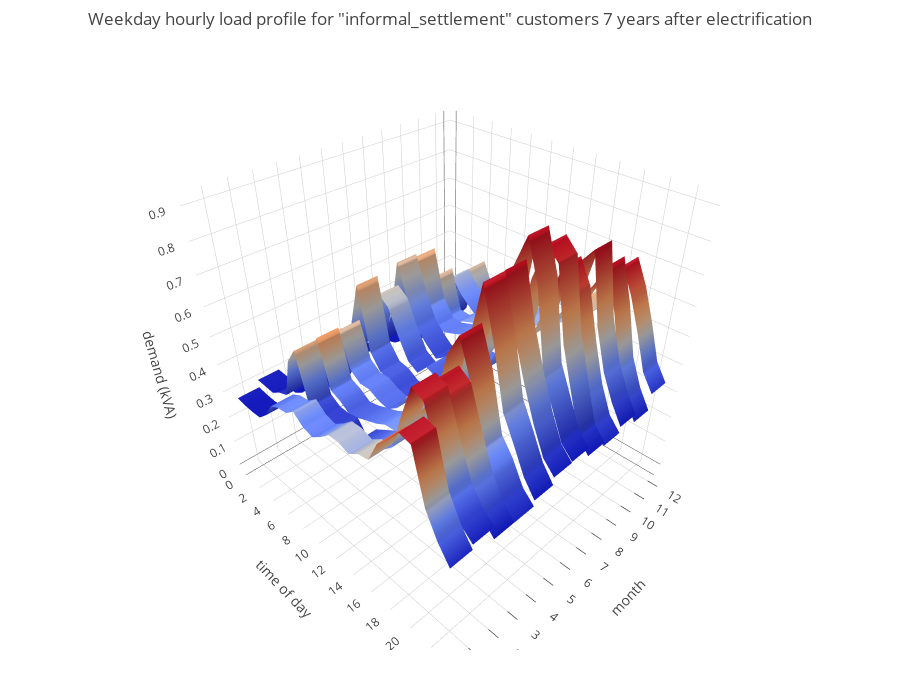

Write notebook code for a chart like this one.
### Code cell
eh.plotHourlyProfiles('informal_settlement', years_electrified = 3, model='data', year=2012, experiment_dir='exp1')

### Figure 1 — Plotly figure (JSON) as saved in the notebook; plotly's stock layout.template omitted (floating-point values rounded to 4 significant figures)
{"data": [{"hoverinfo": "name+text", "name": 12, "showscale": false, "text": [["0h00<br /> 0.296 kVA"], ["1h00<br /> 0.291 kVA"], ["2h00<br /> 0.287 kVA"], ["3h00<br /> 0.299 kVA"], ["4h00<br /> 0.315 kVA"], ["5h00<br /> 0.323 kVA"], ["6h00<br /> 0.359 kVA"], ["7h00<br /> 0.444 kVA"], ["8h00<br /> 0.444 kVA"], ["9h00<br /> 0.433 kVA"], ["10h00<br /> 0.427 kVA"], ["11h00<br /> 0.446 kVA"], ["12h00<br /> 0.450 kVA"], ["13h00<br /> 0.486 kVA"], ["14h00<br /> 0.486 kVA"], ["15h00<br /> 0.482 kVA"], ["16h00<br /> 0.535 kVA"], ["17h00<br /> 0.511 kVA"], ["18h00<br /> 0.568 kVA"], ["19h00<br /> 0.697 kVA"], ["20h00<br /> 0.617 kVA"], ["21h00<br /> 0.512 kVA"], ["22h00<br /> 0.393 kVA"], ["23h00<br /> 0.334 kVA"]], "type": "surface", "x": [[0, 1], [0, 1], [0, 1], [0, 1], [0, 1], [0, 1], [0, 1], [0, 1], [0, 1], [0, 1], [0, 1], [0, 1], [0, 1], [0, 1], [0, 1], [0, 1], [0, 1], [0, 1], [0, 1], [0, 1], [0, 1], [0, 1], [0, 1], [0, 1]], "y": [[0, 0], [1, 1], [2, 2], [3, 3], [4, 4], [5, 5], [6, 6], [7, 7], [8, 8], [9, 9], [10, 10], [11, 11], [12, 12], [13, 13], [14, 14], [15, 15], [16, 16], [17, 17], [18, 18], [19, 19], [20, 20], [21, 21], [22, 22], [23, 23]], "z": [[0.2962, 0.2962], [0.2913, 0.2913], [0.2874, 0.2874], [0.299, 0.299], [0.3149, 0.3149], [0.3226, 0.3226], [0.3586, 0.3586], [0.4436, 0.4436], [0.4437, 0.4437], [0.4328, 0.4328], [0.4272, 0.4272], [0.4459, 0.4459], [0.4495, 0.4495], [0.486, 0.486], [0.4855, 0.4855], [0.4816, 0.4816], [0.5352, 0.5352], [0.5105, 0.5105], [0.5678, 0.5678], [0.6969, 0.6969], [0.6171, 0.6171], [0.5115, 0.5115], [0.3928, 0.3928], [0.3338, 0.3338]]}, {"hoverinfo": "name+text", "name": 11, "showscale": false, "text": [["0h00<br /> 0.259 kVA"], ["1h00<br /> 0.245 kVA"], ["2h00<br /> 0.248 kVA"], ["3h00<br /> 0.253 kVA"], ["4h00<br /> 0.299 kVA"], ["5h00<br /> 0.477 kVA"], ["6h00<br /> 0.516 kVA"], ["7h00<br /> 0.436 kVA"], ["8h00<br /> 0.407 kVA"], ["9h00<br /> 0.406 kVA"], ["10h00<br /> 0.413 kVA"], ["11h00<br /> 0.420 kVA"], ["12h00<br /> 0.440 kVA"], ["13h00<br /> 0.426 kVA"], ["14h00<br /> 0.442 kVA"], ["15h00<br /> 0.464 kVA"], ["16h00<br /> 0.496 kVA"], ["17h00<br /> 0.588 kVA"], ["18h00<br /> 0.649 kVA"], ["19h00<br /> 0.726 kVA"], ["20h00<br /> 0.595 kVA"], ["21h00<br /> 0.429 kVA"], ["22h00<br /> 0.337 kVA"], ["23h00<br /> 0.273 kVA"]], "type": "surface", "x": [[1, 2], [1, 2], [1, 2], [1, 2], [1, 2], [1, 2], [1, 2], [1, 2], [1, 2], [1, 2], [1, 2], [1, 2], [1, 2], [1, 2], [1, 2], [1, 2], [1, 2], [1, 2], [1, 2], [1, 2], [1, 2], [1, 2], [1, 2], [1, 2]], "y": [[0, 0], [1, 1], [2, 2], [3, 3], [4, 4], [5, 5], [6, 6], [7, 7], [8, 8], [9, 9], [10, 10], [11, 11], [12, 12], [13, 13], [14, 14], [15, 15], [16, 16], [17, 17], [18, 18], [19, 19], [20, 20], [21, 21], [22, 22], [23, 23]], "z": [[0.2592, 0.2592], [0.2451, 0.2451], [0.2481, 0.2481], [0.2534, 0.2534], [0.2994, 0.2994], [0.4774, 0.4774], [0.516, 0.516], [0.4356, 0.4356], [0.4066, 0.4066], [0.4061, 0.4061], [0.4135, 0.4135], [0.4199, 0.4199], [0.4399, 0.4399], [0.4256, 0.4256], [0.4423, 0.4423], [0.4642, 0.4642], [0.4957, 0.4957], [0.5883, 0.5883], [0.6486, 0.6486], [0.7265, 0.7265], [0.5947, 0.5947], [0.4285, 0.4285], [0.3368, 0.3368], [0.2726, 0.2726]]}, {"hoverinfo": "name+text", "name": 10, "showscale": false, "text": [["0h00<br /> 0.285 kVA"], ["1h00<br /> 0.280 kVA"], ["2h00<br /> 0.276 kVA"], ["3h00<br /> 0.280 kVA"], ["4h00<br /> 0.326 kVA"], ["5h00<br /> 0.463 kVA"], ["6h00<br /> 0.518 kVA"], ["7h00<br /> 0.470 kVA"], ["8h00<br /> 0.438 kVA"], ["9h00<br /> 0.408 kVA"], ["10h00<br /> 0.432 kVA"], ["11h00<br /> 0.425 kVA"], ["12h00<br /> 0.443 kVA"], ["13h00<br /> 0.457 kVA"], ["14h00<br /> 0.500 kVA"], ["15h00<br /> 0.493 kVA"], ["16h00<br /> 0.516 kVA"], ["17h00<br /> 0.584 kVA"], ["18h00<br /> 0.753 kVA"], ["19h00<br /> 0.802 kVA"], ["20h00<br /> 0.582 kVA"], ["21h00<br /> 0.452 kVA"], ["22h00<br /> 0.367 kVA"], ["23h00<br /> 0.301 kVA"]], "type": "surface", "x": [[2, 3], [2, 3], [2, 3], [2, 3], [2, 3], [2, 3], [2, 3], [2, 3], [2, 3], [2, 3], [2, 3], [2, 3], [2, 3], [2, 3], [2, 3], [2, 3], [2, 3], [2, 3], [2, 3], [2, 3], [2, 3], [2, 3], [2, 3], [2, 3]], "y": [[0, 0], [1, 1], [2, 2], [3, 3], [4, 4], [5, 5], [6, 6], [7, 7], [8, 8], [9, 9], [10, 10], [11, 11], [12, 12], [13, 13], [14, 14], [15, 15], [16, 16], [17, 17], [18, 18], [19, 19], [20, 20], [21, 21], [22, 22], [23, 23]], "z": [[0.2852, 0.2852], [0.2797, 0.2797], [0.2763, 0.2763], [0.2797, 0.2797], [0.3264, 0.3264], [0.4635, 0.4635], [0.518, 0.518], [0.4697, 0.4697], [0.438, 0.438], [0.4083, 0.4083], [0.4318, 0.4318], [0.4248, 0.4248], [0.4433, 0.4433], [0.4571, 0.4571], [0.4996, 0.4996], [0.4932, 0.4932], [0.5156, 0.5156], [0.584, 0.584], [0.7532, 0.7532], [0.8018, 0.8018], [0.5817, 0.5817], [0.4515, 0.4515], [0.3668, 0.3668], [0.3012, 0.3012]]}, {"hoverinfo": "name+text", "name": 9, "showscale": false, "text": [["0h00<br /> 0.249 kVA"], ["1h00<br /> 0.252 kVA"], ["2h00<br /> 0.242 kVA"], ["3h00<br /> 0.252 kVA"], ["4h00<br /> 0.275 kVA"], ["5h00<br /> 0.421 kVA"], ["6h00<br /> 0.549 kVA"], ["7h00<br /> 0.412 kVA"], ["8h00<br /> 0.410 kVA"], ["9h00<br /> 0.437 kVA"], ["10h00<br /> 0.451 kVA"], ["11h00<br /> 0.446 kVA"], ["12h00<br /> 0.468 kVA"], ["13h00<br /> 0.431 kVA"], ["14h00<br /> 0.449 kVA"], ["15h00<br /> 0.474 kVA"], ["16h00<br /> 0.518 kVA"], ["17h00<br /> 0.643 kVA"], ["18h00<br /> 0.769 kVA"], ["19h00<br /> 0.696 kVA"], ["20h00<br /> 0.544 kVA"], ["21h00<br /> 0.413 kVA"], ["22h00<br /> 0.322 kVA"], ["23h00<br /> 0.279 kVA"]], "type": "surface", "x": [[3, 4], [3, 4], [3, 4], [3, 4], [3, 4], [3, 4], [3, 4], [3, 4], [3, 4], [3, 4], [3, 4], [3, 4], [3, 4], [3, 4], [3, 4], [3, 4], [3, 4], [3, 4], [3, 4], [3, 4], [3, 4], [3, 4], [3, 4], [3, 4]], "y": [[0, 0], [1, 1], [2, 2], [3, 3], [4, 4], [5, 5], [6, 6], [7, 7], [8, 8], [9, 9], [10, 10], [11, 11], [12, 12], [13, 13], [14, 14], [15, 15], [16, 16], [17, 17], [18, 18], [19, 19], [20, 20], [21, 21], [22, 22], [23, 23]], "z": [[0.2486, 0.2486], [0.252, 0.252], [0.2423, 0.2423], [0.2516, 0.2516], [0.2745, 0.2745], [0.4209, 0.4209], [0.5491, 0.5491], [0.4123, 0.4123], [0.4096, 0.4096], [0.4373, 0.4373], [0.4514, 0.4514], [0.4456, 0.4456], [0.4683, 0.4683], [0.4308, 0.4308], [0.4488, 0.4488], [0.4739, 0.4739], [0.5183, 0.5183], [0.6432, 0.6432], [0.769, 0.769], [0.6964, 0.6964], [0.544, 0.544], [0.4132, 0.4132], [0.3224, 0.3224], [0.2785, 0.2785]]}, {"hoverinfo": "name+text", "name": 8, "showscale": false, "text": [["0h00<br /> 0.274 kVA"], ["1h00<br /> 0.270 kVA"], ["2h00<br /> 0.267 kVA"], ["3h00<br /> 0.279 kVA"], ["4h00<br /> 0.307 kVA"], ["5h00<br /> 0.446 kVA"], ["6h00<br /> 0.647 kVA"], ["7h00<br /> 0.490 kVA"], ["8h00<br /> 0.436 kVA"], ["9h00<br /> 0.432 kVA"], ["10h00<br /> 0.446 kVA"], ["11h00<br /> 0.461 kVA"], ["12h00<br /> 0.470 kVA"], ["13h00<br /> 0.487 kVA"], ["14h00<br /> 0.496 kVA"], ["15h00<br /> 0.470 kVA"], ["16h00<br /> 0.557 kVA"], ["17h00<br /> 0.746 kVA"], ["18h00<br /> 0.858 kVA"], ["19h00<br /> 0.819 kVA"], ["20h00<br /> 0.600 kVA"], ["21h00<br /> 0.468 kVA"], ["22h00<br /> 0.339 kVA"], ["23h00<br /> 0.290 kVA"]], "type": "surface", "x": [[4, 5], [4, 5], [4, 5], [4, 5], [4, 5], [4, 5], [4, 5], [4, 5], [4, 5], [4, 5], [4, 5], [4, 5], [4, 5], [4, 5], [4, 5], [4, 5], [4, 5], [4, 5], [4, 5], [4, 5], [4, 5], [4, 5], [4, 5], [4, 5]], "y": [[0, 0], [1, 1], [2, 2], [3, 3], [4, 4], [5, 5], [6, 6], [7, 7], [8, 8], [9, 9], [10, 10], [11, 11], [12, 12], [13, 13], [14, 14], [15, 15], [16, 16], [17, 17], [18, 18], [19, 19], [20, 20], [21, 21], [22, 22], [23, 23]], "z": [[0.2737, 0.2737], [0.2701, 0.2701], [0.2669, 0.2669], [0.2788, 0.2788], [0.3071, 0.3071], [0.4456, 0.4456], [0.6466, 0.6466], [0.4904, 0.4904], [0.4361, 0.4361], [0.4325, 0.4325], [0.4457, 0.4457], [0.4605, 0.4605], [0.4702, 0.4702], [0.487, 0.487], [0.4961, 0.4961], [0.4702, 0.4702], [0.5565, 0.5565], [0.7463, 0.7463], [0.8576, 0.8576], [0.8188, 0.8188], [0.6, 0.6], [0.4677, 0.4677], [0.3388, 0.3388], [0.2903, 0.2903]]}, {"hoverinfo": "name+text", "name": 7, "showscale": false, "text": [["0h00<br /> 0.297 kVA"], ["1h00<br /> 0.302 kVA"], ["2h00<br /> 0.298 kVA"], ["3h00<br /> 0.312 kVA"], ["4h00<br /> 0.346 kVA"], ["5h00<br /> 0.461 kVA"], ["6h00<br /> 0.655 kVA"], ["7h00<br /> 0.545 kVA"], ["8h00<br /> 0.463 kVA"], ["9h00<br /> 0.424 kVA"], ["10h00<br /> 0.392 kVA"], ["11h00<br /> 0.419 kVA"], ["12h00<br /> 0.446 kVA"], ["13h00<br /> 0.443 kVA"], ["14h00<br /> 0.459 kVA"], ["15h00<br /> 0.457 kVA"], ["16h00<br /> 0.539 kVA"], ["17h00<br /> 0.811 kVA"], ["18h00<br /> 0.908 kVA"], ["19h00<br /> 0.787 kVA"], ["20h00<br /> 0.543 kVA"], ["21h00<br /> 0.453 kVA"], ["22h00<br /> 0.360 kVA"], ["23h00<br /> 0.321 kVA"]], "type": "surface", "x": [[5, 6], [5, 6], [5, 6], [5, 6], [5, 6], [5, 6], [5, 6], [5, 6], [5, 6], [5, 6], [5, 6], [5, 6], [5, 6], [5, 6], [5, 6], [5, 6], [5, 6], [5, 6], [5, 6], [5, 6], [5, 6], [5, 6], [5, 6], [5, 6]], "y": [[0, 0], [1, 1], [2, 2], [3, 3], [4, 4], [5, 5], [6, 6], [7, 7], [8, 8], [9, 9], [10, 10], [11, 11], [12, 12], [13, 13], [14, 14], [15, 15], [16, 16], [17, 17], [18, 18], [19, 19], [20, 20], [21, 21], [22, 22], [23, 23]], "z": [[0.2975, 0.2975], [0.3024, 0.3024], [0.2977, 0.2977], [0.3118, 0.3118], [0.3461, 0.3461], [0.4608, 0.4608], [0.655, 0.655], [0.5454, 0.5454], [0.4626, 0.4626], [0.4239, 0.4239], [0.3924, 0.3924], [0.4188, 0.4188], [0.4462, 0.4462], [0.4432, 0.4432], [0.4592, 0.4592], [0.4565, 0.4565], [0.5395, 0.5395], [0.8112, 0.8112], [0.9077, 0.9077], [0.7868, 0.7868], [0.5431, 0.5431], [0.4527, 0.4527], [0.3601, 0.3601], [0.3208, 0.3208]]}, {"hoverinfo": "name+text", "name": 6, "showscale": false, "text": [["0h00<br /> 0.290 kVA"], ["1h00<br /> 0.291 kVA"], ["2h00<br /> 0.290 kVA"], ["3h00<br /> 0.318 kVA"], ["4h00<br /> 0.332 kVA"], ["5h00<br /> 0.469 kVA"], ["6h00<br /> 0.581 kVA"], ["7h00<br /> 0.554 kVA"], ["8h00<br /> 0.471 kVA"], ["9h00<br /> 0.402 kVA"], ["10h00<br /> 0.380 kVA"], ["11h00<br /> 0.422 kVA"], ["12h00<br /> 0.404 kVA"], ["13h00<br /> 0.417 kVA"], ["14h00<br /> 0.476 kVA"], ["15h00<br /> 0.474 kVA"], ["16h00<br /> 0.569 kVA"], ["17h00<br /> 0.772 kVA"], ["18h00<br /> 0.846 kVA"], ["19h00<br /> 0.681 kVA"], ["20h00<br /> 0.556 kVA"], ["21h00<br /> 0.447 kVA"], ["22h00<br /> 0.358 kVA"], ["23h00<br /> 0.317 kVA"]], "type": "surface", "x": [[6, 7], [6, 7], [6, 7], [6, 7], [6, 7], [6, 7], [6, 7], [6, 7], [6, 7], [6, 7], [6, 7], [6, 7], [6, 7], [6, 7], [6, 7], [6, 7], [6, 7], [6, 7], [6, 7], [6, 7], [6, 7], [6, 7], [6, 7], [6, 7]], "y": [[0, 0], [1, 1], [2, 2], [3, 3], [4, 4], [5, 5], [6, 6], [7, 7], [8, 8], [9, 9], [10, 10], [11, 11], [12, 12], [13, 13], [14, 14], [15, 15], [16, 16], [17, 17], [18, 18], [19, 19], [20, 20], [21, 21], [22, 22], [23, 23]], "z": [[0.2895, 0.2895], [0.2914, 0.2914], [0.2903, 0.2903], [0.3184, 0.3184], [0.3321, 0.3321], [0.4691, 0.4691], [0.5808, 0.5808], [0.554, 0.554], [0.4712, 0.4712], [0.4022, 0.4022], [0.3803, 0.3803], [0.4217, 0.4217], [0.4045, 0.4045], [0.4172, 0.4172], [0.4764, 0.4764], [0.4744, 0.4744], [0.5686, 0.5686], [0.7725, 0.7725], [0.8459, 0.8459], [0.6813, 0.6813], [0.5563, 0.5563], [0.4474, 0.4474], [0.3583, 0.3583], [0.3171, 0.3171]]}, {"hoverinfo": "name+text", "name": 5, "showscale": false, "text": [["0h00<br /> 0.266 kVA"], ["1h00<br /> 0.263 kVA"], ["2h00<br /> 0.268 kVA"], ["3h00<br /> 0.295 kVA"], ["4h00<br /> 0.338 kVA"], ["5h00<br /> 0.501 kVA"], ["6h00<br /> 0.642 kVA"], ["7h00<br /> 0.434 kVA"], ["8h00<br /> 0.383 kVA"], ["9h00<br /> 0.377 kVA"], ["10h00<br /> 0.354 kVA"], ["11h00<br /> 0.350 kVA"], ["12h00<br /> 0.391 kVA"], ["13h00<br /> 0.407 kVA"], ["14h00<br /> 0.422 kVA"], ["15h00<br /> 0.438 kVA"], ["16h00<br /> 0.521 kVA"], ["17h00<br /> 0.669 kVA"], ["18h00<br /> 0.844 kVA"], ["19h00<br /> 0.694 kVA"], ["20h00<br /> 0.509 kVA"], ["21h00<br /> 0.429 kVA"], ["22h00<br /> 0.344 kVA"], ["23h00<br /> 0.289 kVA"]], "type": "surface", "x": [[7, 8], [7, 8], [7, 8], [7, 8], [7, 8], [7, 8], [7, 8], [7, 8], [7, 8], [7, 8], [7, 8], [7, 8], [7, 8], [7, 8], [7, 8], [7, 8], [7, 8], [7, 8], [7, 8], [7, 8], [7, 8], [7, 8], [7, 8], [7, 8]], "y": [[0, 0], [1, 1], [2, 2], [3, 3], [4, 4], [5, 5], [6, 6], [7, 7], [8, 8], [9, 9], [10, 10], [11, 11], [12, 12], [13, 13], [14, 14], [15, 15], [16, 16], [17, 17], [18, 18], [19, 19], [20, 20], [21, 21], [22, 22], [23, 23]], "z": [[0.2659, 0.2659], [0.2627, 0.2627], [0.2675, 0.2675], [0.2954, 0.2954], [0.3381, 0.3381], [0.5011, 0.5011], [0.6416, 0.6416], [0.4336, 0.4336], [0.3833, 0.3833], [0.3766, 0.3766], [0.3538, 0.3538], [0.3502, 0.3502], [0.3906, 0.3906], [0.4073, 0.4073], [0.4222, 0.4222], [0.4375, 0.4375], [0.5206, 0.5206], [0.6692, 0.6692], [0.8442, 0.8442], [0.6945, 0.6945], [0.5088, 0.5088], [0.4292, 0.4292], [0.3441, 0.3441], [0.2894, 0.2894]]}, {"hoverinfo": "name+text", "name": 4, "showscale": false, "text": [["0h00<br /> 0.249 kVA"], ["1h00<br /> 0.242 kVA"], ["2h00<br /> 0.235 kVA"], ["3h00<br /> 0.260 kVA"], ["4h00<br /> 0.278 kVA"], ["5h00<br /> 0.350 kVA"], ["6h00<br /> 0.528 kVA"], ["7h00<br /> 0.407 kVA"], ["8h00<br /> 0.380 kVA"], ["9h00<br /> 0.382 kVA"], ["10h00<br /> 0.364 kVA"], ["11h00<br /> 0.355 kVA"], ["12h00<br /> 0.382 kVA"], ["13h00<br /> 0.443 kVA"], ["14h00<br /> 0.442 kVA"], ["15h00<br /> 0.425 kVA"], ["16h00<br /> 0.512 kVA"], ["17h00<br /> 0.664 kVA"], ["18h00<br /> 0.736 kVA"], ["19h00<br /> 0.621 kVA"], ["20h00<br /> 0.438 kVA"], ["21h00<br /> 0.383 kVA"], ["22h00<br /> 0.307 kVA"], ["23h00<br /> 0.268 kVA"]], "type": "surface", "x": [[8, 9], [8, 9], [8, 9], [8, 9], [8, 9], [8, 9], [8, 9], [8, 9], [8, 9], [8, 9], [8, 9], [8, 9], [8, 9], [8, 9], [8, 9], [8, 9], [8, 9], [8, 9], [8, 9], [8, 9], [8, 9], [8, 9], [8, 9], [8, 9]], "y": [[0, 0], [1, 1], [2, 2], [3, 3], [4, 4], [5, 5], [6, 6], [7, 7], [8, 8], [9, 9], [10, 10], [11, 11], [12, 12], [13, 13], [14, 14], [15, 15], [16, 16], [17, 17], [18, 18], [19, 19], [20, 20], [21, 21], [22, 22], [23, 23]], "z": [[0.2495, 0.2495], [0.2418, 0.2418], [0.2355, 0.2355], [0.2597, 0.2597], [0.2782, 0.2782], [0.3495, 0.3495], [0.5278, 0.5278], [0.4074, 0.4074], [0.3801, 0.3801], [0.3817, 0.3817], [0.3635, 0.3635], [0.3553, 0.3553], [0.3818, 0.3818], [0.4426, 0.4426], [0.4423, 0.4423], [0.4246, 0.4246], [0.5121, 0.5121], [0.6645, 0.6645], [0.7357, 0.7357], [0.6207, 0.6207], [0.4384, 0.4384], [0.3826, 0.3826], [0.3069, 0.3069], [0.2683, 0.2683]]}, {"hoverinfo": "name+text", "name": 3, "showscale": false, "text": [["0h00<br /> 0.262 kVA"], ["1h00<br /> 0.258 kVA"], ["2h00<br /> 0.256 kVA"], ["3h00<br /> 0.278 kVA"], ["4h00<br /> 0.316 kVA"], ["5h00<br /> 0.385 kVA"], ["6h00<br /> 0.536 kVA"], ["7h00<br /> 0.376 kVA"], ["8h00<br /> 0.361 kVA"], ["9h00<br /> 0.336 kVA"], ["10h00<br /> 0.345 kVA"], ["11h00<br /> 0.359 kVA"], ["12h00<br /> 0.373 kVA"], ["13h00<br /> 0.393 kVA"], ["14h00<br /> 0.397 kVA"], ["15h00<br /> 0.395 kVA"], ["16h00<br /> 0.480 kVA"], ["17h00<br /> 0.547 kVA"], ["18h00<br /> 0.651 kVA"], ["19h00<br /> 0.624 kVA"], ["20h00<br /> 0.500 kVA"], ["21h00<br /> 0.386 kVA"], ["22h00<br /> 0.314 kVA"], ["23h00<br /> 0.269 kVA"]], "type": "surface", "x": [[9, 10], [9, 10], [9, 10], [9, 10], [9, 10], [9, 10], [9, 10], [9, 10], [9, 10], [9, 10], [9, 10], [9, 10], [9, 10], [9, 10], [9, 10], [9, 10], [9, 10], [9, 10], [9, 10], [9, 10], [9, 10], [9, 10], [9, 10], [9, 10]], "y": [[0, 0], [1, 1], [2, 2], [3, 3], [4, 4], [5, 5], [6, 6], [7, 7], [8, 8], [9, 9], [10, 10], [11, 11], [12, 12], [13, 13], [14, 14], [15, 15], [16, 16], [17, 17], [18, 18], [19, 19], [20, 20], [21, 21], [22, 22], [23, 23]], "z": [[0.2622, 0.2622], [0.2584, 0.2584], [0.2557, 0.2557], [0.2777, 0.2777], [0.3157, 0.3157], [0.3851, 0.3851], [0.5364, 0.5364], [0.3762, 0.3762], [0.361, 0.361], [0.336, 0.336], [0.3447, 0.3447], [0.359, 0.359], [0.3727, 0.3727], [0.3927, 0.3927], [0.3968, 0.3968], [0.395, 0.395], [0.4798, 0.4798], [0.547, 0.547], [0.6512, 0.6512], [0.6238, 0.6238], [0.5004, 0.5004], [0.3863, 0.3863], [0.3137, 0.3137], [0.269, 0.269]]}, {"hoverinfo": "name+text", "name": 2, "showscale": false, "text": [["0h00<br /> 0.304 kVA"], ["1h00<br /> 0.302 kVA"], ["2h00<br /> 0.298 kVA"], ["3h00<br /> 0.321 kVA"], ["4h00<br /> 0.335 kVA"], ["5h00<br /> 0.477 kVA"], ["6h00<br /> 0.531 kVA"], ["7h00<br /> 0.361 kVA"], ["8h00<br /> 0.339 kVA"], ["9h00<br /> 0.337 kVA"], ["10h00<br /> 0.346 kVA"], ["11h00<br /> 0.294 kVA"], ["12h00<br /> 0.352 kVA"], ["13h00<br /> 0.375 kVA"], ["14h00<br /> 0.397 kVA"], ["15h00<br /> 0.404 kVA"], ["16h00<br /> 0.440 kVA"], ["17h00<br /> 0.563 kVA"], ["18h00<br /> 0.671 kVA"], ["19h00<br /> 0.654 kVA"], ["20h00<br /> 0.522 kVA"], ["21h00<br /> 0.408 kVA"], ["22h00<br /> 0.349 kVA"], ["23h00<br /> 0.314 kVA"]], "type": "surface", "x": [[10, 11], [10, 11], [10, 11], [10, 11], [10, 11], [10, 11], [10, 11], [10, 11], [10, 11], [10, 11], [10, 11], [10, 11], [10, 11], [10, 11], [10, 11], [10, 11], [10, 11], [10, 11], [10, 11], [10, 11], [10, 11], [10, 11], [10, 11], [10, 11]], "y": [[0, 0], [1, 1], [2, 2], [3, 3], [4, 4], [5, 5], [6, 6], [7, 7], [8, 8], [9, 9], [10, 10], [11, 11], [12, 12], [13, 13], [14, 14], [15, 15], [16, 16], [17, 17], [18, 18], [19, 19], [20, 20], [21, 21], [22, 22], [23, 23]], "z": [[0.3037, 0.3037], [0.3015, 0.3015], [0.2982, 0.2982], [0.3212, 0.3212], [0.3345, 0.3345], [0.4768, 0.4768], [0.5314, 0.5314], [0.3614, 0.3614], [0.3386, 0.3386], [0.3372, 0.3372], [0.3456, 0.3456], [0.294, 0.294], [0.3518, 0.3518], [0.3745, 0.3745], [0.3972, 0.3972], [0.4042, 0.4042], [0.4397, 0.4397], [0.5627, 0.5627], [0.6712, 0.6712], [0.6536, 0.6536], [0.5221, 0.5221], [0.4077, 0.4077], [0.3487, 0.3487], [0.3139, 0.3139]]}, {"hoverinfo": "name+text", "name": 1, "showscale": false, "text": [["0h00<br /> 0.275 kVA"], ["1h00<br /> 0.270 kVA"], ["2h00<br /> 0.268 kVA"], ["3h00<br /> 0.270 kVA"], ["4h00<br /> 0.303 kVA"], ["5h00<br /> 0.359 kVA"], ["6h00<br /> 0.377 kVA"], ["7h00<br /> 0.382 kVA"], ["8h00<br /> 0.410 kVA"], ["9h00<br /> 0.379 kVA"], ["10h00<br /> 0.370 kVA"], ["11h00<br /> 0.395 kVA"], ["12h00<br /> 0.427 kVA"], ["13h00<br /> 0.428 kVA"], ["14h00<br /> 0.415 kVA"], ["15h00<br /> 0.441 kVA"], ["16h00<br /> 0.449 kVA"], ["17h00<br /> 0.526 kVA"], ["18h00<br /> 0.563 kVA"], ["19h00<br /> 0.611 kVA"], ["20h00<br /> 0.601 kVA"], ["21h00<br /> 0.433 kVA"], ["22h00<br /> 0.352 kVA"], ["23h00<br /> 0.296 kVA"]], "type": "surface", "x": [[11, 12], [11, 12], [11, 12], [11, 12], [11, 12], [11, 12], [11, 12], [11, 12], [11, 12], [11, 12], [11, 12], [11, 12], [11, 12], [11, 12], [11, 12], [11, 12], [11, 12], [11, 12], [11, 12], [11, 12], [11, 12], [11, 12], [11, 12], [11, 12]], "y": [[0, 0], [1, 1], [2, 2], [3, 3], [4, 4], [5, 5], [6, 6], [7, 7], [8, 8], [9, 9], [10, 10], [11, 11], [12, 12], [13, 13], [14, 14], [15, 15], [16, 16], [17, 17], [18, 18], [19, 19], [20, 20], [21, 21], [22, 22], [23, 23]], "z": [[0.2755, 0.2755], [0.2695, 0.2695], [0.2678, 0.2678], [0.2704, 0.2704], [0.3026, 0.3026], [0.3592, 0.3592], [0.3773, 0.3773], [0.3819, 0.3819], [0.4097, 0.4097], [0.3788, 0.3788], [0.3696, 0.3696], [0.3953, 0.3953], [0.4268, 0.4268], [0.4285, 0.4285], [0.415, 0.415], [0.4411, 0.4411], [0.4489, 0.4489], [0.5259, 0.5259], [0.5633, 0.5633], [0.6108, 0.6108], [0.6009, 0.6009], [0.4328, 0.4328], [0.3522, 0.3522], [0.2956, 0.2956]]}], "layout": {"height": 700, "margin": {"b": 50, "l": 50, "pad": 10, "r": 50, "t": 50}, "scene": {"xaxis": {"ticktext": [12, 11, 10, 9, 8, 7, 6, 5, 4, 3, 2, 1], "tickvals": [0.5, 1.5, 2.5, 3.5, 4.5, 5.5, 6.5, 7.5, 8.5, 9.5, 10.5, 11.5], "tickwidth": 1.5, "title": "month", "type": "category"}, "yaxis": {"tickvals": [0, 2, 4, 6, 8, 10, 12, 14, 16, 18, 20, 22], "title": "time of day"}, "zaxis": {"rangemode": "tozero", "tickvals": [0, 0.1, 0.2, 0.3, 0.4, 0.5, 0.6, 0.7, 0.8, 0.9], "title": "demand (kVA)"}}, "title": "Weekday hourly load profile for \"informal_settlement\" customers 7 years after electrification"}}
